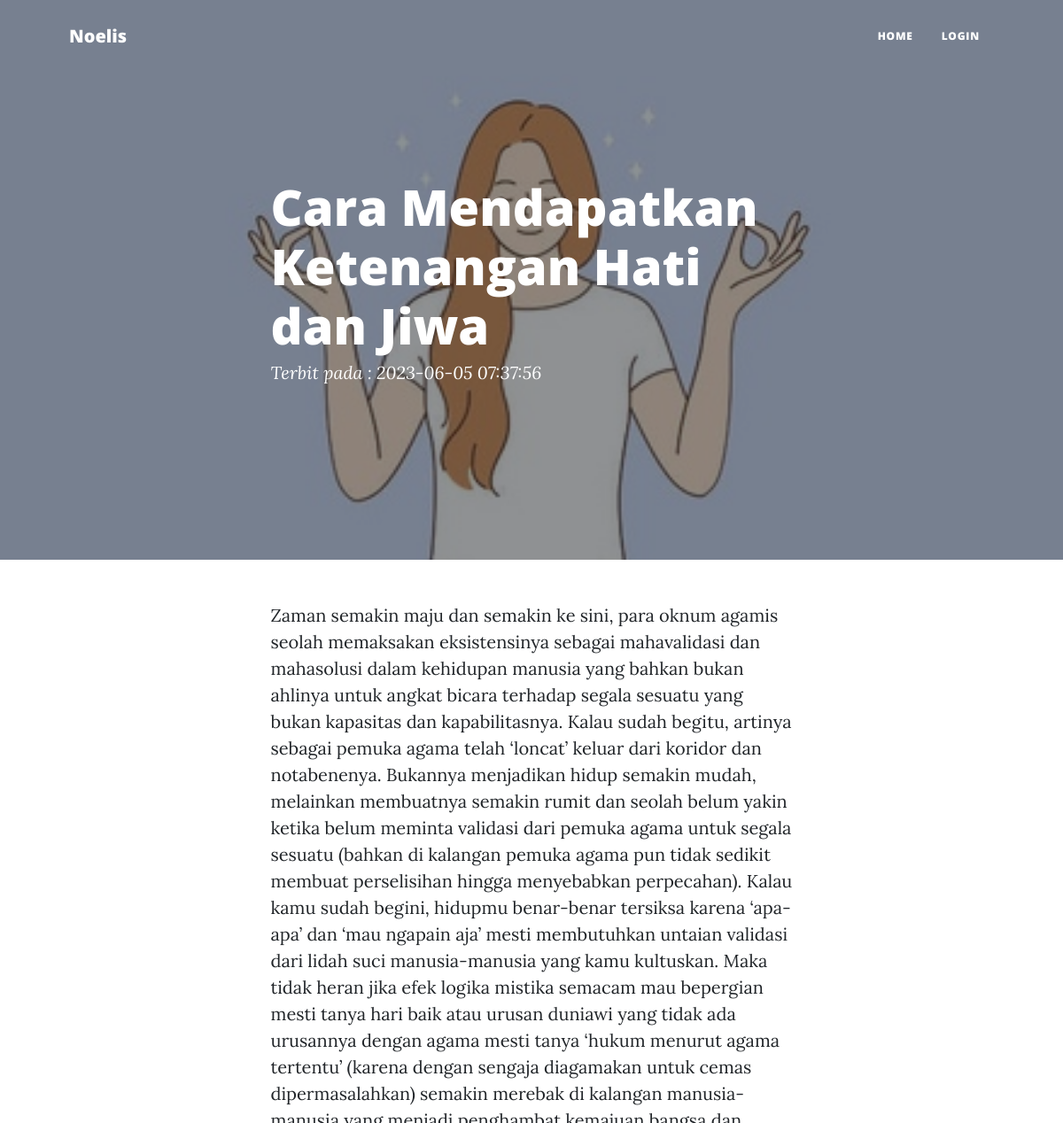
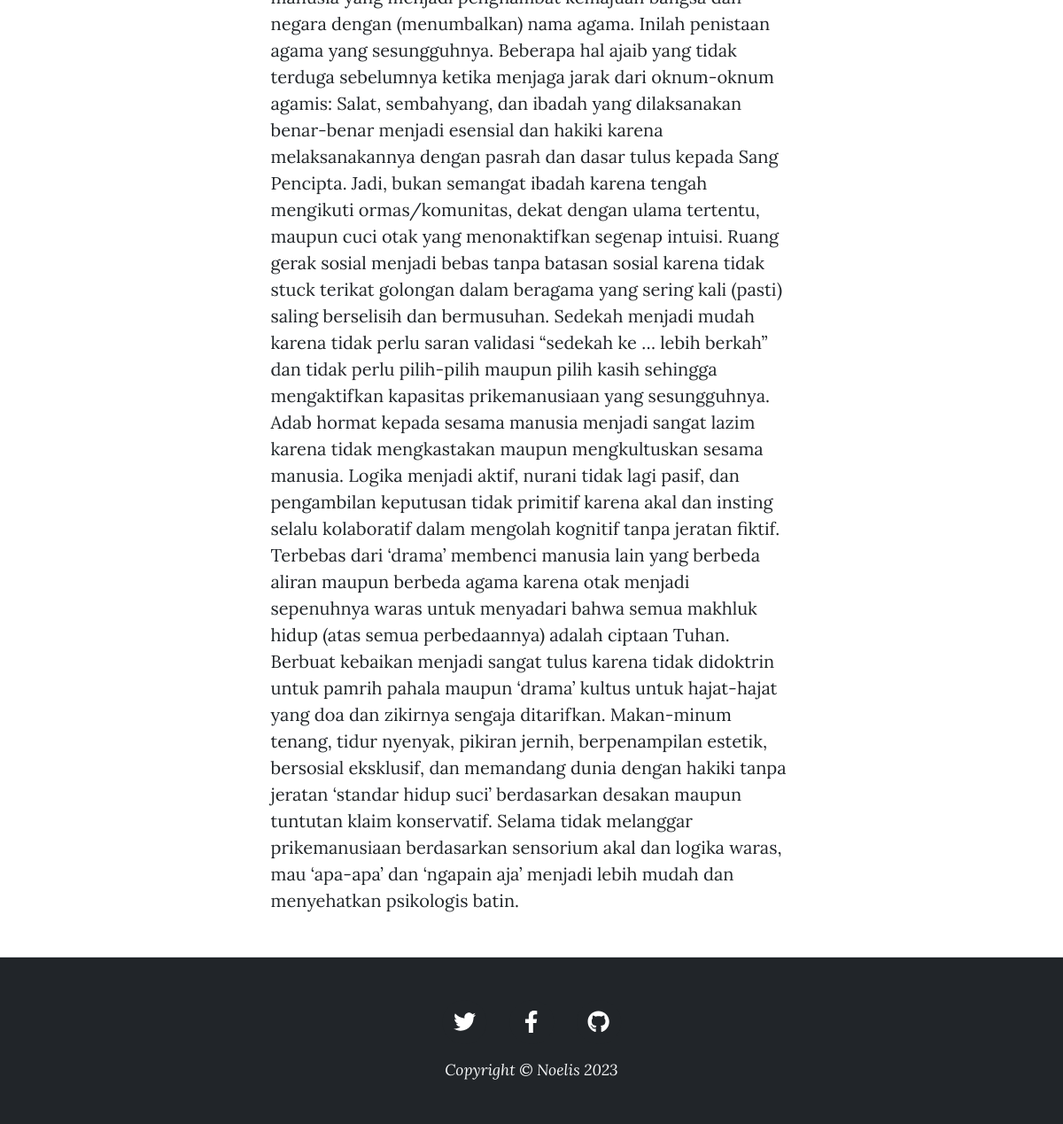
Screenshot of /index.php/blog/detail/artikel-2 with the database file from the repository (2 pictures, top to bottom).
### tables this page shows
CREATE TABLE IF NOT EXISTS `blog` (
`id` int(11) NOT NULL,
  `title` varchar(255) NOT NULL,
  `ringkasan` varchar(255) NOT NULL,
  `content` text NOT NULL,
  `url` varchar(255) NOT NULL,
  `cover` varchar(255) NOT NULL,
  `date` timestamp NOT NULL DEFAULT CURRENT_TIMESTAMP ON UPDATE CURRENT_TIMESTAMP
);

### application/controllers/Blog.php (called while the page is built, shortened)
<?php
class Blog extends CI_Controller {
    public function __construct(){
        $this->load->model('Blog_model');
    }
    public function detail($url)
    {
        $query = $this->Blog_model->getSingleBlog('url',$url);
        $data['blog'] = $query->row_array();
        $this->load->view('detail', $data);
    }
}
?>

### index.php (called while the page is built, shortened)
<?php
require_once BASEPATH.'core/CodeIgniter.php';

### application/models/Blog_model.php (called while the page is built, shortened)
<?php
class Blog_model extends CI_Model {
    public function getSingleBlog($field, $value) {
        $this->db->where($field, $value);
        return $this->db->get("blog");
    }
}

### application/views/detail.php (the view)
<?php
if(empty($blog['cover'])){
    $cover = base_url().'assets/assets/img/post-bg.jpg';
} else {
    $cover = base_url().'uploads/'.$blog['cover'];
}
?>
<?php $this->load->view('header.php');?>
    <header class="masthead" style="background-image: url('<?= $cover;?>')">
        <div class="container position-relative px-4 px-lg-5">
            <div class="row gx-4 gx-lg-5 justify-content-center">
                <div class="col-md-10 col-lg-8 col-xl-7">
                    <div class="post-heading">
                        <h1><?=$blog['title'];?></h1>
                        <span class="meta">
                            Terbit pada :
                            <?= $blog['date'];?>
                        </span>
                    </div>
                </div>
            </div>
        </div>
    </header>
    <article class="mb-4">
        <div class="container px-4 px-lg-5">
            <div class="row gx-4 gx-lg-5 justify-content-center">
                <div class="col-md-10 col-lg-8 col-xl-7">
                    <?=$blog['content'];?>
                </div>
            </div>
        </div>
    </article>
<?php $this->load->view('footer.php');?>

### application/views/header.php (shortened to what this page needs)
<!DOCTYPE html>
<html lang="en">
    <head>
        <link href="<?=base_url('assets/css/styles.css');?>" rel="stylesheet" />
    </head>
    <body>
        <nav class="navbar navbar-expand-lg navbar-light" id="mainNav">
            <div class="container px-4 px-lg-5">
                <a class="navbar-brand" href="<?=base_url()?>">Noelis</a>
                <div class="collapse navbar-collapse" id="navbarResponsive">
                    <ul class="navbar-nav ms-auto py-4 py-lg-0">
                        <li class="nav-item"><a class="nav-link px-lg-3 py-3 py-lg-4" href="<?=site_url();?>">Home</a></li>
                        <?php if(isset($_SESSION['username'])):?>
                            <li class="nav-item"><a class="nav-link px-lg-3 py-3 py-lg-4" href="<?=site_url('blog/add');?>">+Tambah Artikel</a></li>
                            <li class="nav-item"><a class="nav-link px-lg-3 py-3 py-lg-4" href="<?=site_url('blog/logout');?>">Logout</a></li>
                        <?php else: ?>
                            <li class="nav-item"><a class="nav-link px-lg-3 py-3 py-lg-4" href="<?=site_url('blog/login');?>">Login</a></li>
                        <?php endif;?>
                    </ul>
                </div>
            </div>
        </nav>

### application/views/footer.php (shortened to what this page needs)
    <footer class="border-top mt-5 bg-dark">
        <div class="container px-4 px-lg-5">
            <div class="row gx-4 gx-lg-5 justify-content-center">
                <div class="col-md-10 col-lg-8 col-xl-7">
                    <ul class="list-inline text-center">
                        <li class="list-inline-item">
                            <a href="#!">
                                <span class="fa-stack fa-lg">
                                    <i class="fas fa-circle fa-stack-2x"></i>
                                    <i class="fab fa-twitter fa-stack-1x fa-inverse"></i>
                                </span>
                            </a>
                        </li>
                        <li class="list-inline-item">
                            <a href="#!">
                                <span class="fa-stack fa-lg">
                                    <i class="fas fa-circle fa-stack-2x"></i>
                                    <i class="fab fa-facebook-f fa-stack-1x fa-inverse"></i>
                                </span>
                            </a>
                        </li>
                        <li class="list-inline-item">
                            <a href="#!">
                                <span class="fa-stack fa-lg">
                                    <i class="fas fa-circle fa-stack-2x"></i>
                                    <i class="fab fa-github fa-stack-1x fa-inverse"></i>
                                </span>
                            </a>
                        </li>
                    </ul>
                    <div class="small text-center fst-italic text-light">Copyright &copy; Noelis 2023</div>
                </div>
            </div>
        </div>
    </footer>
    </body>
</html>

### rows the page displays
blog: cover (picture), title "Cara Mendapatkan Ketenangan Hati dan Jiwa", date "2023-06-05 07:37:56", content "Zaman semakin maju dan semakin ke sini, para oknum agamis seolah memaksakan eksistensinya sebagai mahavalidasi dan mahasolusi dalam kehidupan manusia yang bahkan bukan ahlinya untuk angkat bicara terhadap segala sesuatu yang bukan kapasitas dan kapabilitasnya. Kalau sudah begitu, artinya sebagai pemuka agama telah ‘loncat’ keluar dari koridor dan notabenenya. Bukannya menjadikan hidup semakin mudah, melainkan membuatnya semakin rumit dan seolah belum yakin ketika belum meminta validasi dari pemuka agama untuk segala sesuatu (bahkan di kalangan pemuka agama pun tidak sedikit membuat perselisihan hingga menyebabkan perpecahan). Kalau kamu sudah begini, hidupmu benar-benar tersiksa karena…"
